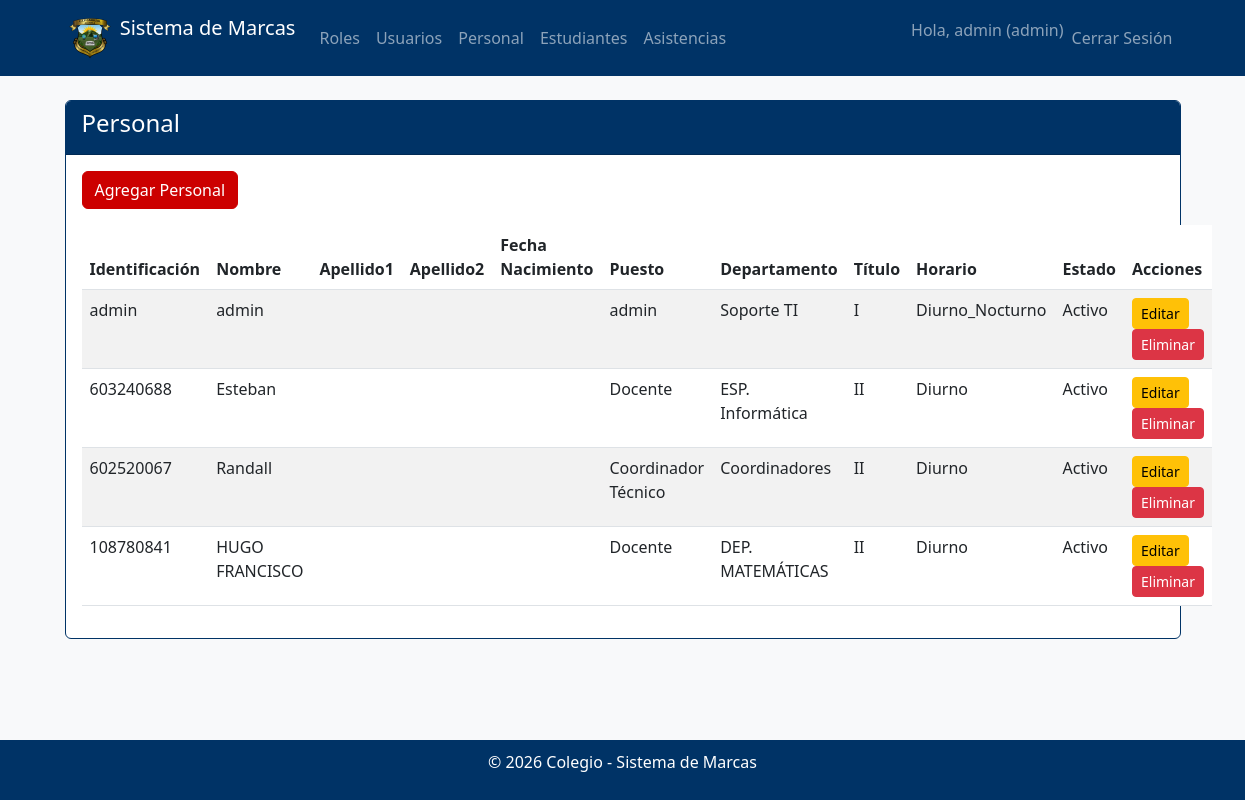
Before: /users/personal/ (signed in) with the older database file.
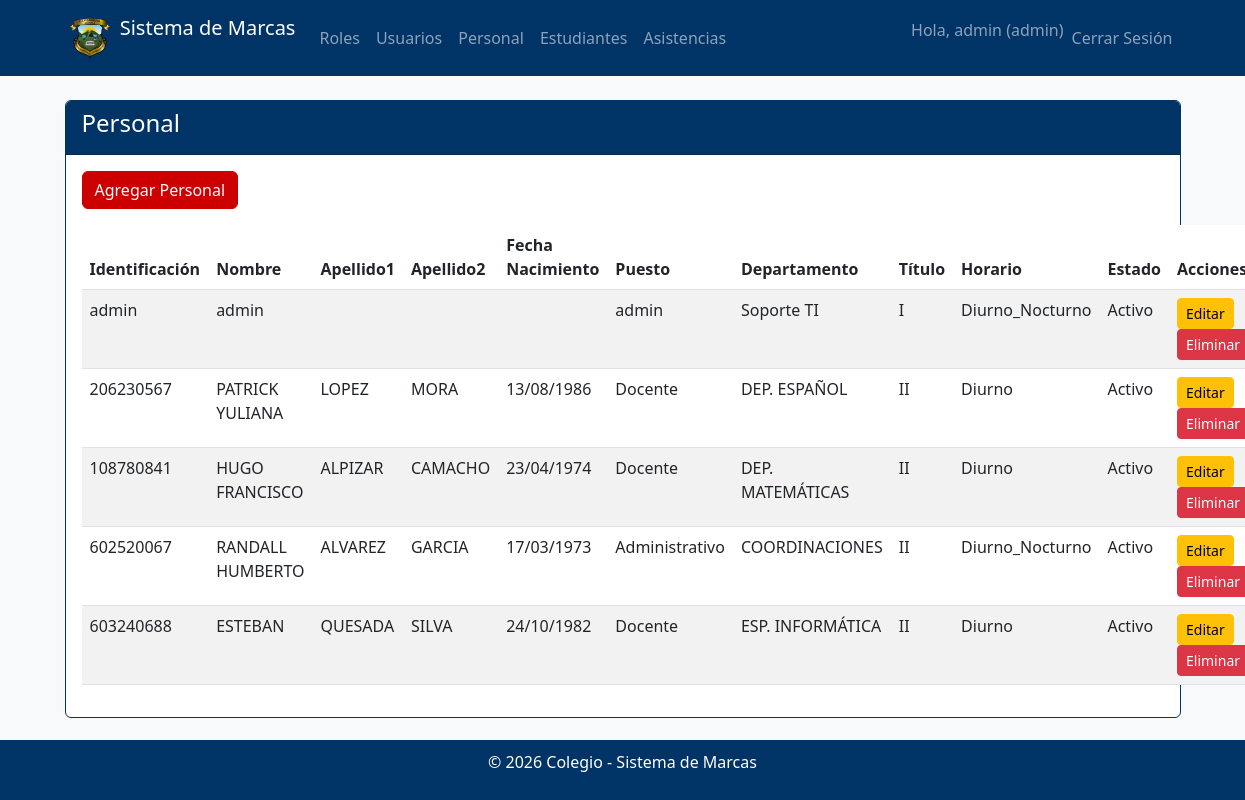
After: the same page with the newer database file.
### users/models.py (models this page shows, shortened)
class Personal(models.Model):
    user = models.OneToOneField(User, on_delete=models.CASCADE, related_name='personal')
    identificacion = models.CharField(max_length=20, unique=True, blank=True, null=True)
    nombre = models.CharField(max_length=100)
    apellido1 = models.CharField(max_length=100, blank=True, default='')
    apellido2 = models.CharField(max_length=100, blank=True, default='')
    email = models.EmailField(blank=True)
    telefono = models.CharField(max_length=15, blank=True)
    PUESTO_CHOICES = [
        ('Docente', 'Docente'),
        ('Administrativo', 'Administrativo'),
    ]
    puesto = models.CharField(max_length=100, choices=PUESTO_CHOICES)
    fecha_nacimiento = models.DateField(blank=True, null=True)
    DEPARTAMENTO_CHOICES = [
        ('AGENTE DE SEGURIDAD', 'AGENTE DE SEGURIDAD'),
        ('AUX. ADMINITRATIVO', 'AUX. ADMINITRATIVO'),
        ('COORDINACIONES', 'COORDINACIONES'),
        ('DEP. AUXILIARES', 'DEP. AUXILIARES'),
        ('DEP. CIENCIAS', 'DEP. CIENCIAS'),
        ('DEP. COMEDOR', 'DEP. COMEDOR'),
        ('DEP. EDUCACIÓN FÍSICA', 'DEP. EDUCACIÓN FÍSICA'),
        ('DEP. EMPREND. E INNOVACIÓN', 'DEP. EMPREND. E INNOVACIÓN'),
        ('DEP. ESPAÑOL', 'DEP. ESPAÑOL'),
        ('DEP. EST. SOCIALES', 'DEP. EST. SOCIALES'),
        ('DEP. ÉTICA Y PSICOLOGÍA', 'DEP. ÉTICA Y PSICOLOGÍA'),
        ('DEP. FÍSICA, QUÍMICA Y BIOLOGÍA', 'DEP. FÍSICA, QUÍMICA Y BIOLOGÍA'),
        ('DEP. FRANCÉS ACADÉMICO', 'DEP. FRANCÉS ACADÉMICO'),
        ('DEP. INGLÉS ACADÉMICO', 'DEP. INGLÉS ACADÉMICO'),
        ('DEP. INGLÉS ESPECIALIZADO', 'DEP. INGLÉS ESPECIALIZADO'),
        ('DEP. LIMPIEZA Y ASEO', 'DEP. LIMPIEZA Y ASEO'),
        ('DEP. MATEMÁTICAS', 'DEP. MATEMÁTICAS'),
        ('DEP. MÚSICA', 'DEP. MÚSICA'),
        ('DEP. ORIENTACIÓN', 'DEP. ORIENTACIÓN'),
        ('DEP. RECEPCIÓN', 'DEP. RECEPCIÓN'),
        ('DEP. RELIGIÓN', 'DEP. RELIGIÓN'),
        ('DEP. SEGURIDAD', 'DEP. SEGURIDAD'),
        ('DIRECCIÓN', 'DIRECCIÓN'),
        ('ESP. ADUANAS', 'ESP. ADUANAS'),
        ('ESP. BANCA Y FINANZAS', 'ESP. BANCA Y FINANZAS'),
        ('ESP. CONTABILIDAD', 'ESP. CONTABILIDAD'),
        ('ESP. INFORMÁTICA', 'ESP. INFORMÁTICA'),
        ('ESP. DIBUJO TÉCNICO', 'ESP. DIBUJO TÉCNICO'),
        ('ESP. EJECUTIVO CENTROS DE SERV.', 'ESP. EJECUTIVO CENTROS DE SERV.'),
        ('ESP. ELECTRÓNICA', 'ESP. ELECTRÓNICA'),
        ('ESP. SECRETARIADO EJECUTIVO', 'ESP. SECRETARIADO EJECUTIVO'),
        ('ESP. TURISMO', 'ESP. TURISMO'),
        ('JTA. ADMINISTRATIVA', 'JTA. ADMINISTRATIVA'),
        ('P.N. FORMACIÓN TECNOLÓGICA', 'P.N. FORMACIÓN TECNOLÓGICA'),
        ('REUBICADA', 'REUBICADA'),
        ('TALLERES EXPLORATORIOS', 'TALLERES EXPLORATORIOS'),
    ]
    departamento = models.CharField(max_length=100, choices=DEPARTAMENTO_CHOICES, blank=True)
    TITULO_CHOICES = [
        ('I', 'I'),
        ('II', 'II'),
    ]
    titulo = models.CharField(max_length=10, choices=TITULO_CHOICES, blank=True)
    HORARIO_CHOICES = [
        ('Diurno', 'Diurno'),
        ('Nocturno', 'Nocturno'),
        ('Diurno_Nocturno', 'Diurno_Nocturno'),
    ]
    horario = models.CharField(max_length=20, choices=HORARIO_CHOICES, blank=True)
    ESTADO_CHOICES = [
        ('activo', 'Activo'),
        ('desactivo', 'Desactivo'),
    ]
    estado = models.CharField(max_length=10, choices=ESTADO_CHOICES, default='activo')

### users/views.py (the view)
# urls.py: path('personal/', views.PersonalListView.as_view(), name='personal_list'),
class PersonalListView(LoginRequiredMixin, AdminOnlyMixin, ListView):
    model = Personal
    template_name = 'users/personal_list.html'
    context_object_name = 'personales'

### users/views.py (called while the page is built)
    def test_func(self):
        return self.request.user.profile.role.name == 'admin'

### users/templates/users/personal_list.html (shortened to what this page needs)
{% extends 'base.html' %}
{% block content %}
<div class="row">
    <div class="col-md-12">
        <div class="card">
            <div class="card-header">
                <h4>Personal</h4>
            </div>
            <div class="card-body">
                <a href="{% url 'personal_create' %}" class="btn btn-primary mb-3">Agregar Personal</a>
                <table class="table table-striped">
                    <thead>
                        <tr>
                            <th>Identificación</th>
                            <th>Nombre</th>
                            <th>Apellido1</th>
                            <th>Apellido2</th>
                            <th>Fecha Nacimiento</th>
                            <th>Puesto</th>
                            <th>Departamento</th>
                            <th>Título</th>
                            <th>Horario</th>
                            <th>Estado</th>
                            <th>Acciones</th>
                        </tr>
                    </thead>
                    <tbody>
                        {% for p in personales %}
                        <tr>
                            <td>{{ p.user.username }}</td>
                            <td>{{ p.nombre }}</td>
                            <td>{{ p.apellido1 }}</td>
                            <td>{{ p.apellido2|default:"" }}</td>
                            <td>{{ p.fecha_nacimiento|date:"d/m/Y" }}</td>
                            <td>{{ p.puesto }}</td>
                            <td>{{ p.departamento }}</td>
                            <td>{{ p.titulo }}</td>
                            <td>{{ p.get_horario_display }}</td>
                            <td>{{ p.get_estado_display }}</td>
                            <td>
                                <a href="{% url 'personal_update' p.pk %}" class="btn btn-warning btn-sm">Editar</a>
                                <a href="{% url 'personal_delete' p.pk %}" class="btn btn-danger btn-sm">Eliminar</a>
                            </td>
                        </tr>
                        {% endfor %}
                    </tbody>
                </table>
            </div>
        </div>
    </div>
</div>
{% endblock %}

Changed rows visible on the page:
removed Personal: user.username "603240688", nombre "Esteban", puesto "Docente", departamento "ESP. Informática", titulo "II", horario "Diurno", estado "Activo"
removed Personal: user.username "602520067", nombre "Randall", puesto "Coordinador Técnico", departamento "Coordinadores", titulo "II", horario "Diurno", estado "Activo"
removed Personal: user.username "108780841", nombre "HUGO FRANCISCO", puesto "Docente", departamento "DEP. MATEMÁTICAS", titulo "II", horario "Diurno", estado "Activo"
added Personal: user.username "206230567", nombre "PATRICK YULIANA", apellido1 "LOPEZ", apellido2 "MORA", fecha_nacimiento "13/08/1986", puesto "Docente", departamento "DEP. ESPAÑOL", titulo "II", horario "Diurno", estado "Activo"
added Personal: user.username "108780841", nombre "HUGO FRANCISCO", apellido1 "ALPIZAR", apellido2 "CAMACHO", fecha_nacimiento "23/04/1974", puesto "Docente", departamento "DEP. MATEMÁTICAS", titulo "II", horario "Diurno", estado "Activo"
added Personal: user.username "602520067", nombre "RANDALL HUMBERTO", apellido1 "ALVAREZ", apellido2 "GARCIA", fecha_nacimiento "17/03/1973", puesto "Administrativo", departamento "COORDINACIONES", titulo "II", horario "Diurno_Nocturno", estado "Activo"
added Personal: user.username "603240688", nombre "ESTEBAN", apellido1 "QUESADA", apellido2 "SILVA", fecha_nacimiento "24/10/1982", puesto "Docente", departamento "ESP. INFORMÁTICA", titulo "II", horario "Diurno", estado "Activo"
